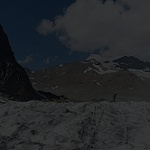
#> input picture Custom dataset creation/dark_images/1025 dark_image.jpg, 150 x 150 px, given as the content of the folder images, which was not available
$ jupyter execute image.ipynb
#> lines starting #> are read from the running program, lines starting #| are printed output that depends on the picture; pictures that were not available may be replaced by others from this repository, and a replacement may not be noted
[cell 1]
from imutils import paths
import cv2
import numpy as np
import random

[cell 2]
imagePaths= list(paths.list_images("images"))
imagePaths

[cell 3]
def add_gaussian_noise(image):
    image = image.astype(np.float32)
    shape = image.shape[:2]

    mean = 0
    var = random.uniform(0,0.1)
    sigma = var ** 0.5
    gamma = 0.25
    alpha = 0.75
    beta = 1 - alpha

    gaussian = np.random.normal(loc=mean, scale = sigma, size = (shape[0], shape[1], 1)).astype(np.float32)
    gaussian = np.concatenate((gaussian, gaussian, gaussian), axis = 2)
    #gaussian_img = image * 0.75 + 0.25 * gaussian + 0.25
    gaussian_img = cv2.addWeighted(image, alpha, beta * gaussian, beta, gamma)

    return gaussian_img


i=0

for imagePath in imagePaths:
    img = cv2.imread(imagePath)
#> img is the input picture: shape (150, 150, 3); mean B, G, R 40.7, 37.7, 34.9


    # Create a black image with the same dimensions as the original image
    black_img = np.zeros(img.shape, dtype=np.uint8)

    # Blend the original image with the black image
    blended_img = cv2.addWeighted(img, 0.3, black_img, 0.9, 0)
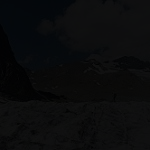
#> blended_img: shape (150, 150, 3); mean B, G, R 12.19, 11.31, 10.47

    cv2.imwrite(f'dark_images\{i}'+' dark_image.jpg', add_gaussian_noise(blended_img))
#> in add_gaussian_noise, `image = image.astype(np.float32)`:
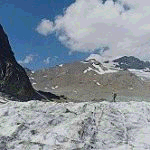
#> image: shape (150, 150, 3) float32; mean of channels 0, 1, 2 12.19, 11.31, 10.47; drawn with min black and max white
    i=i+1

$ run again, on Custom dataset creation/dark_images/1099 dark_image.jpg
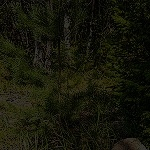
#> input picture Custom dataset creation/dark_images/1099 dark_image.jpg, 150 x 150 px, given as the content of the folder images, which was not available
#> img is the input picture: shape (150, 150, 3); mean B, G, R 11.5, 22.7, 22
#> in add_gaussian_noise, `image = image.astype(np.float32)`:
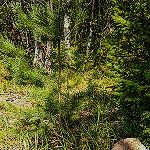
#> image: shape (150, 150, 3) float32; mean of channels 0, 1, 2 3.47, 6.82, 6.61; drawn with min black and max white

$ run again, on Custom dataset creation/dark_images/1117 dark_image.jpg
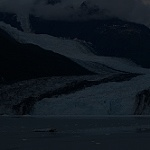
#> input picture Custom dataset creation/dark_images/1117 dark_image.jpg, 150 x 150 px, given as the content of the folder images, which was not available
#> img is the input picture: shape (150, 150, 3); mean B, G, R 31.2, 23.5, 15.9
#> in add_gaussian_noise, `image = image.astype(np.float32)`:
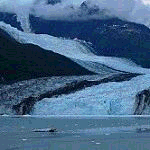
#> image: shape (150, 150, 3) float32; mean of channels 0, 1, 2 9.37, 7.09, 4.79; drawn with min black and max white

$ run again, on Custom dataset creation/dark_images/1131 dark_image.jpg
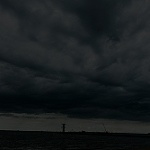
#> input picture Custom dataset creation/dark_images/1131 dark_image.jpg, 150 x 150 px, given as the content of the folder images, which was not available
#> img is the input picture: shape (150, 150, 3); mean B, G, R 29.8, 28, 23.2
#> in add_gaussian_noise, `image = image.astype(np.float32)`:
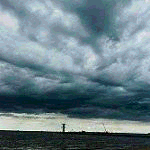
#> image: shape (150, 150, 3) float32; mean of channels 0, 1, 2 8.95, 8.4, 6.97; drawn with min black and max white
